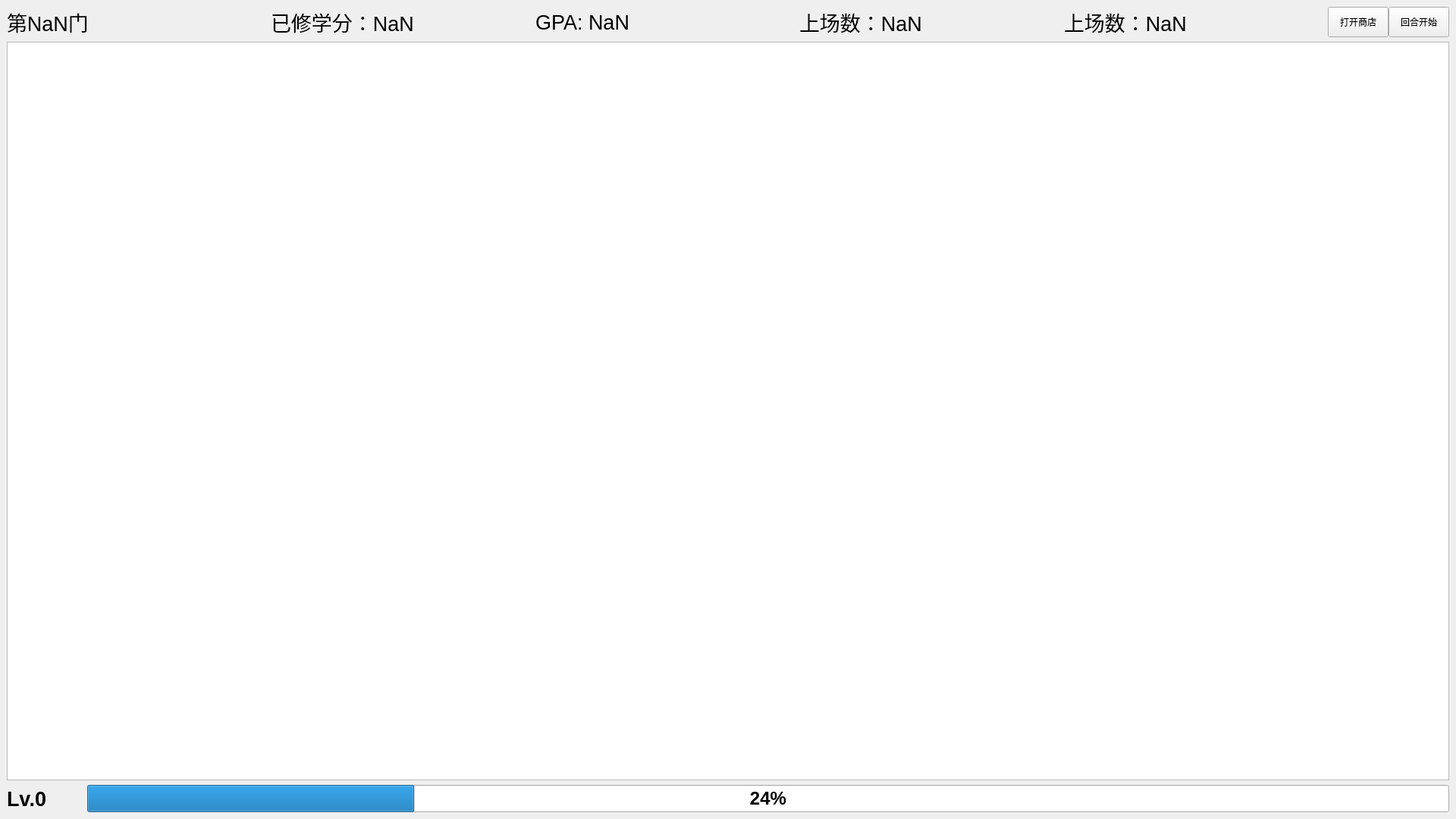
<?xml version="1.0" encoding="UTF-8"?>
<ui version="4.0">
 <class>MainWindow</class>
 <widget class="QMainWindow" name="MainWindow">
  <property name="geometry">
   <rect>
    <x>0</x>
    <y>0</y>
    <width>1920</width>
    <height>1080</height>
   </rect>
  </property>
  <property name="windowTitle">
   <string>MainWindow</string>
  </property>
  <widget class="QWidget" name="centralwidget">
   <property name="sizePolicy">
    <sizepolicy hsizetype="Expanding" vsizetype="Expanding">
     <horstretch>0</horstretch>
     <verstretch>0</verstretch>
    </sizepolicy>
   </property>
   <layout class="QVBoxLayout" name="verticalLayout">
    <property name="spacing">
     <number>0</number>
    </property>
    <property name="leftMargin">
     <number>0</number>
    </property>
    <property name="topMargin">
     <number>0</number>
    </property>
    <property name="rightMargin">
     <number>0</number>
    </property>
    <property name="bottomMargin">
     <number>0</number>
    </property>
    <item>
     <widget class="QStackedWidget" name="sceneController">
      <property name="sizePolicy">
       <sizepolicy hsizetype="Expanding" vsizetype="Expanding">
        <horstretch>0</horstretch>
        <verstretch>0</verstretch>
       </sizepolicy>
      </property>
      <property name="autoFillBackground">
       <bool>false</bool>
      </property>
      <property name="lineWidth">
       <number>0</number>
      </property>
      <property name="currentIndex">
       <number>2</number>
      </property>
      <widget class="QWidget" name="entryLogo">
       <layout class="QHBoxLayout" name="horizontalLayout_2">
        <property name="spacing">
         <number>0</number>
        </property>
        <property name="leftMargin">
         <number>0</number>
        </property>
        <property name="topMargin">
         <number>0</number>
        </property>
        <property name="rightMargin">
         <number>0</number>
        </property>
        <property name="bottomMargin">
         <number>0</number>
        </property>
        <item>
         <widget class="QLabel" name="logoDisplayLabel">
          <property name="sizePolicy">
           <sizepolicy hsizetype="Expanding" vsizetype="Expanding">
            <horstretch>0</horstretch>
            <verstretch>0</verstretch>
           </sizepolicy>
          </property>
          <property name="font">
           <font>
            <pointsize>72</pointsize>
           </font>
          </property>
          <property name="text">
           <string>entryLogo</string>
          </property>
          <property name="textFormat">
           <enum>Qt::TextFormat::PlainText</enum>
          </property>
          <property name="alignment">
           <set>Qt::AlignmentFlag::AlignCenter</set>
          </property>
         </widget>
        </item>
       </layout>
      </widget>
      <widget class="QWidget" name="entryMenu">
       <layout class="QVBoxLayout" name="verticalLayout_2">
        <property name="spacing">
         <number>0</number>
        </property>
        <property name="leftMargin">
         <number>0</number>
        </property>
        <property name="topMargin">
         <number>0</number>
        </property>
        <property name="rightMargin">
         <number>0</number>
        </property>
        <property name="bottomMargin">
         <number>0</number>
        </property>
        <item>
         <widget class="QLabel" name="menuLabel">
          <property name="sizePolicy">
           <sizepolicy hsizetype="Expanding" vsizetype="Minimum">
            <horstretch>0</horstretch>
            <verstretch>0</verstretch>
           </sizepolicy>
          </property>
          <property name="font">
           <font>
            <pointsize>50</pointsize>
           </font>
          </property>
          <property name="text">
           <string>Menu</string>
          </property>
          <property name="alignment">
           <set>Qt::AlignmentFlag::AlignLeading|Qt::AlignmentFlag::AlignLeft|Qt::AlignmentFlag::AlignTop</set>
          </property>
         </widget>
        </item>
        <item>
         <widget class="QPushButton" name="startGameButton">
          <property name="enabled">
           <bool>true</bool>
          </property>
          <property name="sizePolicy">
           <sizepolicy hsizetype="Maximum" vsizetype="Fixed">
            <horstretch>0</horstretch>
            <verstretch>0</verstretch>
           </sizepolicy>
          </property>
          <property name="minimumSize">
           <size>
            <width>500</width>
            <height>100</height>
           </size>
          </property>
          <property name="font">
           <font>
            <pointsize>20</pointsize>
           </font>
          </property>
          <property name="text">
           <string>Start</string>
          </property>
         </widget>
        </item>
        <item>
         <widget class="QPushButton" name="settingsButton">
          <property name="enabled">
           <bool>true</bool>
          </property>
          <property name="sizePolicy">
           <sizepolicy hsizetype="Maximum" vsizetype="Fixed">
            <horstretch>0</horstretch>
            <verstretch>0</verstretch>
           </sizepolicy>
          </property>
          <property name="minimumSize">
           <size>
            <width>500</width>
            <height>100</height>
           </size>
          </property>
          <property name="font">
           <font>
            <pointsize>20</pointsize>
           </font>
          </property>
          <property name="text">
           <string>Settings</string>
          </property>
         </widget>
        </item>
        <item>
         <widget class="QPushButton" name="exitGameButton">
          <property name="sizePolicy">
           <sizepolicy hsizetype="Maximum" vsizetype="Fixed">
            <horstretch>0</horstretch>
            <verstretch>0</verstretch>
           </sizepolicy>
          </property>
          <property name="minimumSize">
           <size>
            <width>500</width>
            <height>100</height>
           </size>
          </property>
          <property name="font">
           <font>
            <pointsize>20</pointsize>
           </font>
          </property>
          <property name="text">
           <string>Exit</string>
          </property>
         </widget>
        </item>
       </layout>
      </widget>
      <widget class="QWidget" name="mainGame">
       <layout class="QVBoxLayout" name="verticalLayout_3">
        <item>
         <layout class="QHBoxLayout" name="horizontalLayout">
          <property name="spacing">
           <number>0</number>
          </property>
          <item>
           <widget class="QLabel" name="roundCount">
            <property name="sizePolicy">
             <sizepolicy hsizetype="Preferred" vsizetype="Preferred">
              <horstretch>0</horstretch>
              <verstretch>0</verstretch>
             </sizepolicy>
            </property>
            <property name="maximumSize">
             <size>
              <width>16777215</width>
              <height>100</height>
             </size>
            </property>
            <property name="font">
             <font>
              <pointsize>20</pointsize>
             </font>
            </property>
            <property name="text">
             <string>第NaN门</string>
            </property>
           </widget>
          </item>
          <item>
           <widget class="QLabel" name="totalCredit">
            <property name="maximumSize">
             <size>
              <width>16777215</width>
              <height>100</height>
             </size>
            </property>
            <property name="font">
             <font>
              <pointsize>20</pointsize>
             </font>
            </property>
            <property name="text">
             <string>已修学分：NaN</string>
            </property>
           </widget>
          </item>
          <item>
           <widget class="QLabel" name="gpa">
            <property name="font">
             <font>
              <pointsize>20</pointsize>
             </font>
            </property>
            <property name="text">
             <string>GPA: NaN</string>
            </property>
           </widget>
          </item>
          <item>
           <widget class="QLabel" name="onBattleGroundChessCount">
            <property name="maximumSize">
             <size>
              <width>16777215</width>
              <height>100</height>
             </size>
            </property>
            <property name="font">
             <font>
              <pointsize>20</pointsize>
             </font>
            </property>
            <property name="text">
             <string>上场数：NaN</string>
            </property>
           </widget>
          </item>
          <item>
           <widget class="QLabel" name="goldCount">
            <property name="maximumSize">
             <size>
              <width>16777215</width>
              <height>100</height>
             </size>
            </property>
            <property name="font">
             <font>
              <pointsize>20</pointsize>
             </font>
            </property>
            <property name="text">
             <string>上场数：NaN</string>
            </property>
           </widget>
          </item>
          <item>
           <widget class="QPushButton" name="openShopButton">
            <property name="sizePolicy">
             <sizepolicy hsizetype="Fixed" vsizetype="Preferred">
              <horstretch>0</horstretch>
              <verstretch>0</verstretch>
             </sizepolicy>
            </property>
            <property name="text">
             <string>打开商店</string>
            </property>
           </widget>
          </item>
          <item>
           <widget class="QPushButton" name="startRoundButton">
            <property name="sizePolicy">
             <sizepolicy hsizetype="Fixed" vsizetype="Preferred">
              <horstretch>0</horstretch>
              <verstretch>0</verstretch>
             </sizepolicy>
            </property>
            <property name="text">
             <string>回合开始</string>
            </property>
           </widget>
          </item>
         </layout>
        </item>
        <item>
         <widget class="QGraphicsView" name="mainBattleGround">
          <property name="sizePolicy">
           <sizepolicy hsizetype="Expanding" vsizetype="Expanding">
            <horstretch>0</horstretch>
            <verstretch>0</verstretch>
           </sizepolicy>
          </property>
          <property name="dragMode">
           <enum>QGraphicsView::DragMode::NoDrag</enum>
          </property>
         </widget>
        </item>
        <item>
         <layout class="QHBoxLayout" name="horizontalLayout_3">
          <item>
           <widget class="QLabel" name="lvLabel">
            <property name="minimumSize">
             <size>
              <width>100</width>
              <height>0</height>
             </size>
            </property>
            <property name="font">
             <font>
              <pointsize>20</pointsize>
              <bold>true</bold>
             </font>
            </property>
            <property name="text">
             <string>Lv.0</string>
            </property>
           </widget>
          </item>
          <item>
           <widget class="QProgressBar" name="expProgress">
            <property name="font">
             <font>
              <pointsize>18</pointsize>
              <bold>true</bold>
             </font>
            </property>
            <property name="value">
             <number>24</number>
            </property>
            <property name="invertedAppearance">
             <bool>false</bool>
            </property>
            <property name="textDirection">
             <enum>QProgressBar::Direction::TopToBottom</enum>
            </property>
           </widget>
          </item>
         </layout>
        </item>
       </layout>
      </widget>
     </widget>
    </item>
   </layout>
  </widget>
 </widget>
 <resources/>
 <connections>
  <connection>
   <sender>exitGameButton</sender>
   <signal>clicked()</signal>
   <receiver>MainWindow</receiver>
   <slot>close()</slot>
   <hints>
    <hint type="sourcelabel">
     <x>258</x>
     <y>460</y>
    </hint>
    <hint type="destinationlabel">
     <x>479</x>
     <y>269</y>
    </hint>
   </hints>
  </connection>
 </connections>
</ui>
